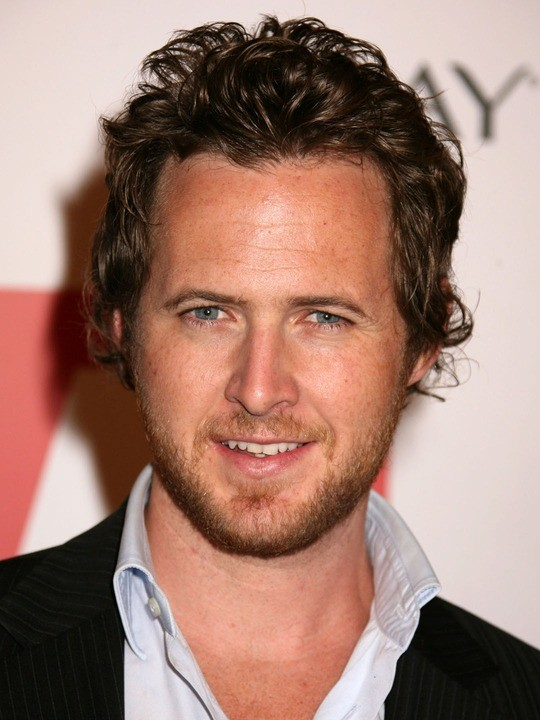
#> input picture A.J._Buckley.jpg, 540 x 720 px
$ jupyter execute --allow-errors 'FACE_Detection .ipynb'   (shell and % lines are left out)
#> lines starting #> are read from the running program, lines starting #| are printed output that depends on the picture
[cell 1]
import matplotlib.pyplot as plt
from PIL import Image
import numpy as np
import math
import copy

[cell 2]
import cv2

[cell 3]
from keras.models import Sequential, Model
from keras.layers import Input, Dense, Flatten, Dropout, Activation, Lambda, Permute, Reshape, Merge
from keras.layers import Convolution2D, ZeroPadding2D, MaxPooling2D

[cell 4]
from keras import backend as K
K.set_image_data_format( 'channels_last' )
#> (this line was passed over: keras is not available in this run)

[cell 5]
# [11 lines left out: function convblock, not called in this run]

[cell 6]
def vgg_face_blank():

    withDO = True # no effect during evaluation but usefull for fine-tuning

    if True:
        mdl = Sequential()

        # First layer is a dummy-permutation = Identity to specify input shape
        mdl.add( Permute((1,2,3), input_shape=(224,224,3)) ) # WARNING : 0 is the sample dim

        for l in convblock(64, 1, bits=2):
            mdl.add(l)

        for l in convblock(128, 2, bits=2):
            mdl.add(l)

        for l in convblock(256, 3, bits=3):
            mdl.add(l)

        for l in convblock(512, 4, bits=3):
            mdl.add(l)

        for l in convblock(512, 5, bits=3):
            mdl.add(l)

        #mdl.add( Convolution2D(4096, 7, 7, activation='relu', name='fc6') ) # Keras 1
        mdl.add( Convolution2D(4096, kernel_size=(7, 7), activation='relu', name='fc6') ) # Keras 2
        if withDO:
            mdl.add( Dropout(0.5) )
        #mdl.add( Convolution2D(4096, 1, 1, activation='relu', name='fc7') ) # Keras 1
        mdl.add( Convolution2D(4096, kernel_size=(1, 1), activation='relu', name='fc7') ) # Keras 2
        if withDO:
            mdl.add( Dropout(0.5) )
        #mdl.add( Convolution2D(2622, 1, 1, name='fc8') ) # Keras 1
        mdl.add( Convolution2D(2622, kernel_size=(1, 1), activation='relu', name='fc8') ) # Keras 2
        mdl.add( Flatten() )
        mdl.add( Activation('softmax') )

        return mdl

    else:
        # See following link for a version based on Keras functional API :
        # gist.github.com/EncodeTS/6bbe8cb8bebad7a672f0d872561782d9
        raise ValueError('not implemented')

#> (a cell that did not finish here is left out)

#> (a cell that did not finish here is left out)

[cell 9]
from scipy.io import loadmat
#> (the rest of this cell did not finish here and is left out)

#> (a cell that did not finish here is left out)

#> (a cell that did not finish here is left out)

#> (a cell that did not finish here is left out)

[cell 13]
# [19 lines left out: function weight_compare, not called in this run]

[cell 14]
# [23 lines left out: function copy_mat_to_keras, not called in this run]
            #print '------------------------------------------'

#> (a cell that did not finish here is left out)

[cell 16]
im = Image.open('A.J._Buckley.jpg') # WARNING : this image is well centered and square
#> im is the input picture: PIL image 540x720 RGB; mean R, G, B 160.1, 125.5, 113.1
im = im.resize((224,224))
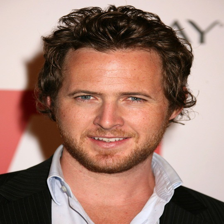
#> im: PIL image 224x224 RGB; mean R, G, B 160.1, 125.5, 113.1


$ run again, with hoang.jpg copied over A.J._Buckley.jpg
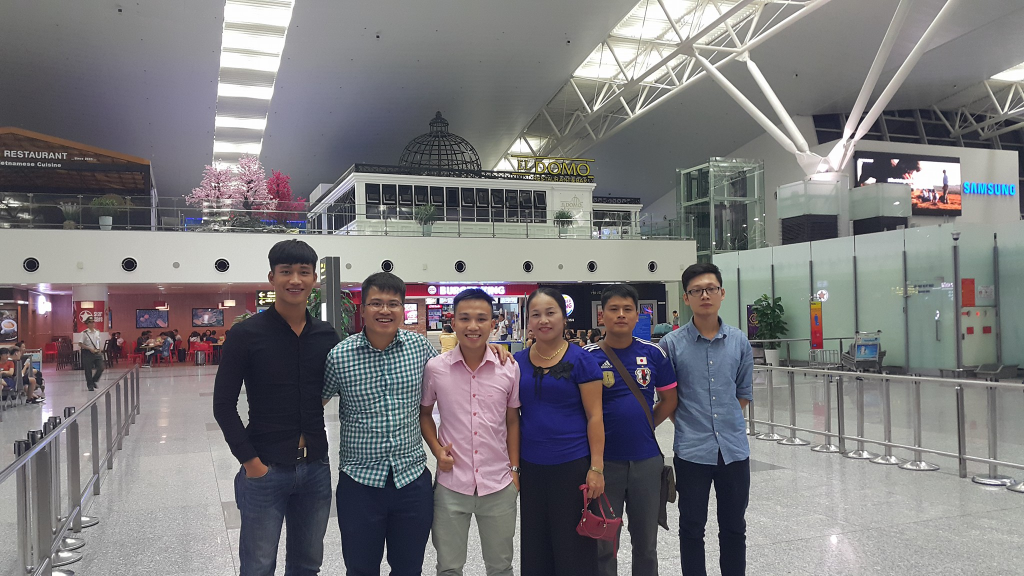
#> input picture hoang.jpg, 2048 x 1152 px (shown at 1/2 size)
#> im is the input picture: PIL image 2048x1152 RGB; mean R, G, B 123.4, 121.5, 123.8
#> `im = im.resize((224,224))`:
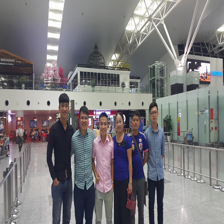
#> im: PIL image 224x224 RGB; mean R, G, B 123.4, 121.5, 123.8
